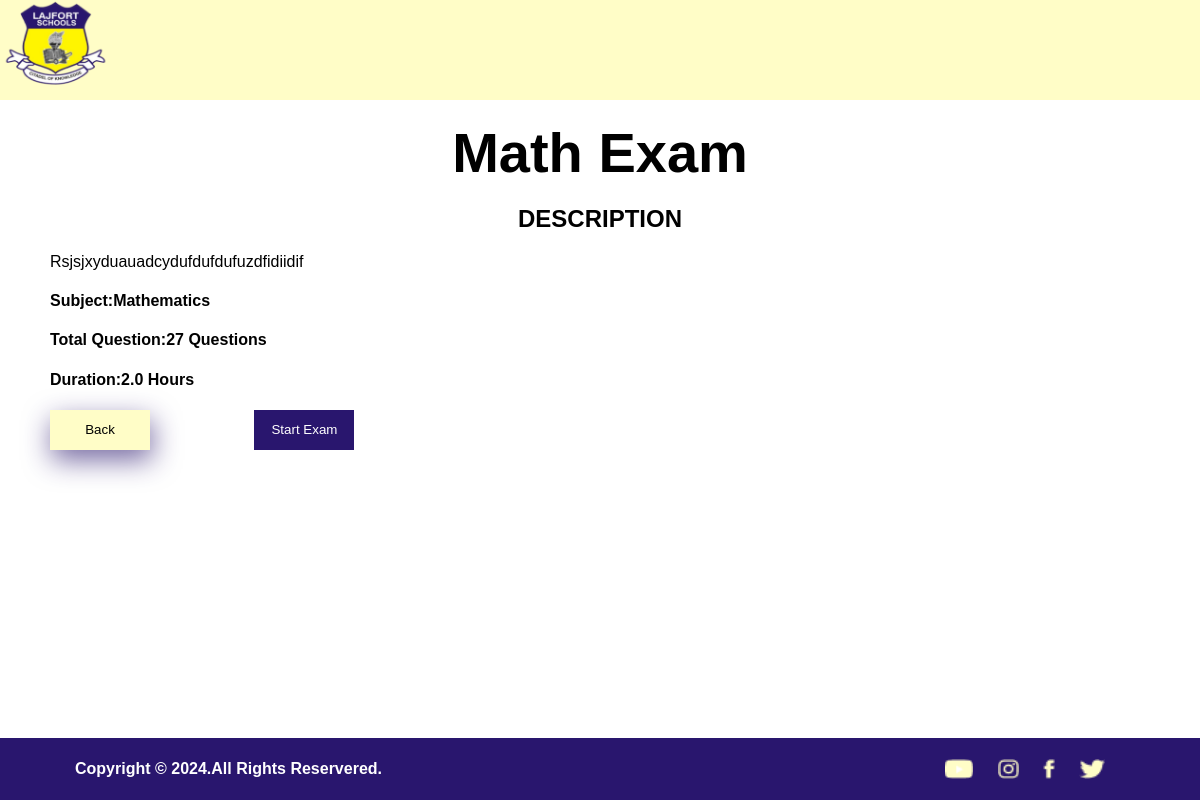
/preview/1 (signed in), run on an earlier commit of the app's database.
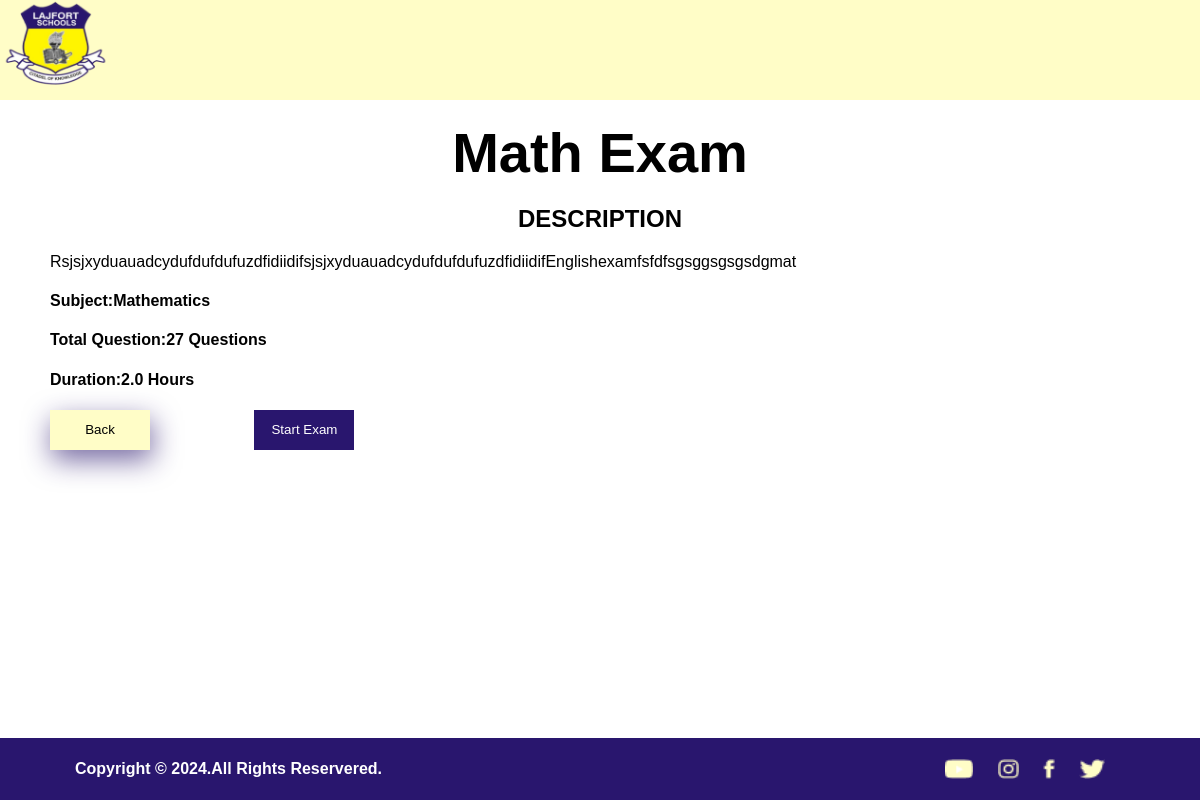
And on a later commit of the database.
### Examapp/models.py (models this page shows, shortened)
class Exam(models.Model):
    subject = models.CharField(max_length=50,choices=SUBJEECT_CHOICES)
    description = models.TextField(max_length=125)
    title = models.CharField(max_length=50)
    duration = models.FloatField(default=120)
    total_question = models.IntegerField(default=60)
    clas = models.CharField(max_length=200,choices=CLASS_CHIOCE)

### Examapp/views.py (the view)
# urls.py: path('preview/<str:pk>', views.preview, name='preview'),
@login_required(login_url='login')
def preview(request,pk):
    exam = Exam.objects.filter(id=pk)
    for exam in exam:
        end = exam.duration / 60
    return render(request, 'preview.html',{'exam':exam,'end':end})

### Templates/preview.html (shortened to what this page needs)
{% load static %}
<!DOCTYPE html>
<html lang="en">
<head>
    <link rel="stylesheet" href="{% static 'css/home.css' %}">
    <link rel="stylesheet" href="{% static 'css/preview.css' %}">
</head>
<body>
    <header>
        <nav>
            <img class="laj-logo" src="{% static 'images/Lajfort-logo.png' %}" alt="">
        </nav>
    </header>
    <main class="pre-view">
        <h1>{{exam.title}}</h1>
        <div class="description">
            <h2>DESCRIPTION</h2>
            <p>{{exam.description}}</p>
            <h4>Subject:<span>{{exam.subject}}</span></h4>
            <h4>total question:<span>{{exam.total_question}} questions</span></h4>
            <h4>Duration:<span>{{end}} Hours</span></h4>
            <a href="/"><input type="submit" class="back" value="Back"></a>
            <a href="examination/{{exam.id}}"><input type="submit" class="start" value="Start Exam"></a>
        </div>
    </main>
    <footer>
        <div class="copyright">
            <h4>Copyright &copy; 2024.All rights reservered.</h4>
            <div>
                <img src="{% static 'images/Lajfort-foot-youtube.png' %}" class="social" alt="">
                <img src="{% static 'images/Lajfort-foot-instagram.png' %}" class="social" alt="">
                <img src="{% static 'images/Lajfort-foot-facebook.png' %}" class="social" alt="">
                <img src="{% static 'images/Lajfort-foot-twitter.png' %}" class="social" alt="">
            </div>
        </div>
    </footer>
</body>
</html>

What changed in the data, as far as the page shows it:
changed Exam "Math Exam": description "Rsjsjxyduauadcydufdufdufuzdfidiidif" → "RsjsjxyduauadcydufdufdufuzdfidiidifsjsjxyduauadcydufdufdufuzdfidiidifEnglishexamfsfdfsgsggsgsgsdgmat"
